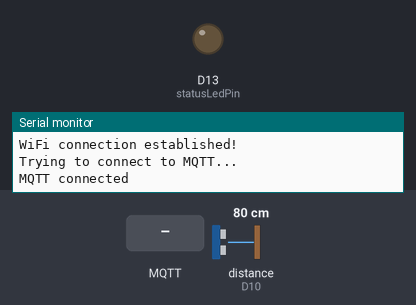
A sketch run on a simulated Arduino MKR. Shown: output pins drawn as LEDs (lit = HIGH), the last lines printed to the serial monitor. Wiring (inferred from the names in the program): ultrasonic range finder: trigger D9; echo D10. Dashed ring = blinking. The inputs (shaded band) are chosen by the test bench; at power-on: distance to the obstacle (sensor on D10) 80 cm. The echo pulse lasts 58.3 µs per cm; WiFi joins after 1.5 s; servers stay silent unless stated; no MQTT or app messages arrive unless stated; pins used as bus, display or sensor lines are not drawn.

Above: at 7.7 s.
7.8 s: MQTT message "Pat" arrives on the first subscribed topic
At 8.9 s:
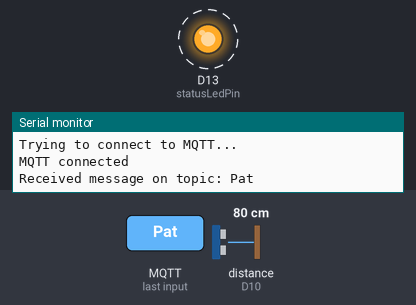
11.5 s: MQTT message "Wave" arrives on the first subscribed topic
At 13.9 s:
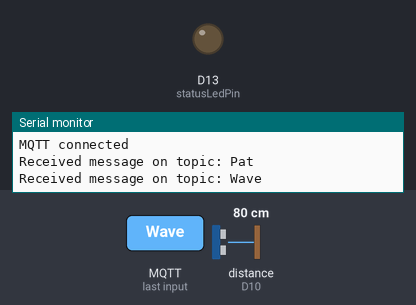
Timing chart, 0 to 15.4 s (numbered marks = the images above; inputs shaded):
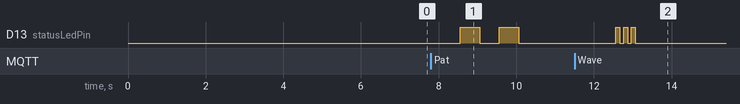

Measured:
- after the input at 7.8 s, D13 (statusLedPin): alternates HIGH for 0.50 s and LOW for 0.50 s, 4 changes in all, then stays LOW, starting after 0.76 s
- after the input at 11.5 s, D13 (statusLedPin): alternates HIGH for 0.10 s and LOW for 0.10 s, 6 changes in all, then stays LOW, starting after 1.1 s

The sketch:

sketch_apr1a.ino
```cpp
#include <PubSubClient.h>
#include <WiFiNINA.h>

// MQTT Broker configuration
const char* mqttHost = "mqtt-dashboard.com";
const char* publishTopic = "SIT210/wave";
const int mqttPort = 1883;

// Pins for Ultrasonic Sensor
const int triggerPin = 9;
const int echoPin = 10;

// Pin for the status LED
const int statusLedPin = 13;

WiFiClient wifiClient;
PubSubClient mqttClient(wifiClient);

void setup() {
  Serial.begin(9600);
  while (!Serial) {}
  setupWiFi();
  mqttClient.setServer(mqttHost, mqttPort);
  mqttClient.setCallback(messageReceived);

  pinMode(triggerPin, OUTPUT);
  pinMode(echoPin, INPUT);
  pinMode(statusLedPin, OUTPUT);
}

void loop() {
  if (!mqttClient.connected()) {
    reconnectMQTT();
  }
  mqttClient.loop();

  long timeEcho, calcDistance;
  digitalWrite(triggerPin, LOW);
  delayMicroseconds(2);
  digitalWrite(triggerPin, HIGH);
  delayMicroseconds(10);
  digitalWrite(triggerPin, LOW);

  timeEcho = pulseIn(echoPin, HIGH);
  calcDistance = timeEcho * 0.034 / 2;

  if (calcDistance < 30) {
    mqttClient.publish(publishTopic, "Pat detected!");
  }

  if (calcDistance >= 30 && calcDistance < 100) {
    mqttClient.publish(publishTopic, "Wave detected!");
  }

  delay(2000); // Pause between sensor readings
}

void setupWiFi() {
  if(WiFi.status() != WL_CONNECTED){
    Serial.print("Connecting to WiFi SSID: ");
    Serial.println("MINEZ_2G");
    while(WiFi.status() != WL_CONNECTED){
      WiFi.begin("MINEZ_2G", "69699696");
      Serial.print(".");
      delay(5000);
    }
  }
  Serial.println("\nWiFi connection established!");
}

void messageReceived(char* topic, byte* message, unsigned int length) {
  Serial.print("Received message on topic: ");
  String receivedMsg;
  for (int i = 0; i < length; i++) {
    receivedMsg += (char)message[i];
  }
  Serial.println(receivedMsg);

  if (receivedMsg.indexOf("Wave") > -1) {
    for (int i = 0; i < 3; i++) {
      digitalWrite(statusLedPin, HIGH);
      delay(100);
      digitalWrite(statusLedPin, LOW);
      delay(100);
    }
  } else if (receivedMsg.indexOf("Pat") > -1) {
    for (int i = 0; i < 2; i++) {
      digitalWrite(statusLedPin, HIGH);
      delay(500);
      digitalWrite(statusLedPin, LOW);
      delay(500);
    }
  }
}

void reconnectMQTT() {
  while (!mqttClient.connected()) {
    Serial.println("Trying to connect to MQTT...");
    if (mqttClient.connect("Arduino33IoT")) {
      Serial.println("MQTT connected");
      mqttClient.subscribe(publishTopic);
    } else {
      Serial.print("Connection failed, rc=");
      Serial.print(mqttClient.state());
      Serial.println("; retrying in 5 seconds");
      delay(5000);
    }
  }
}
```
